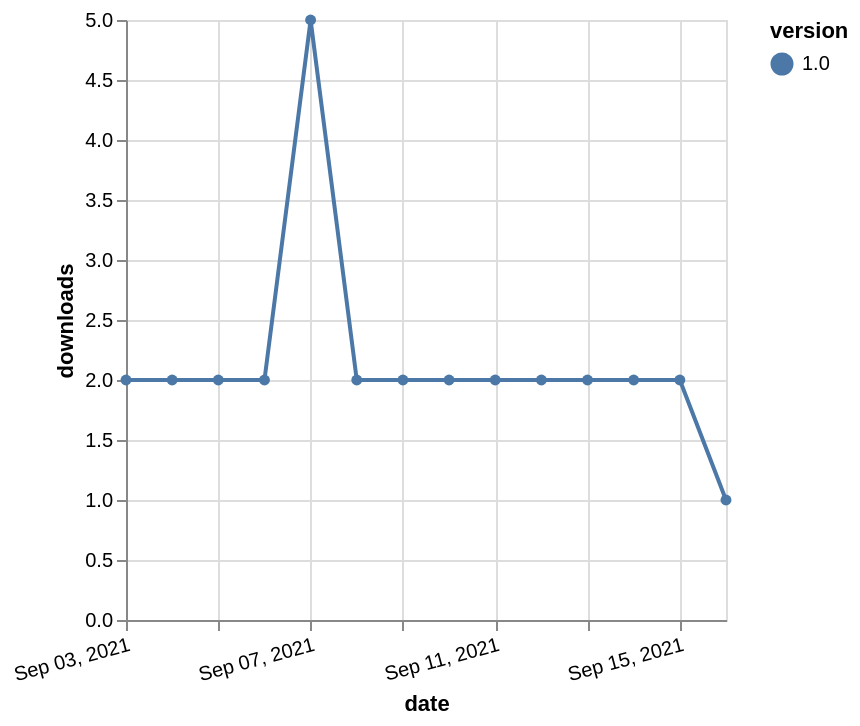

Write a Vega-Lite specification for this figure.
### Vega-Lite specification from a JSON file in a GitHub repository (floating-point values rounded to 4 significant figures)
{"$schema": "https://vega.github.io/schema/vega-lite/v5.json", "description": "A simple bar chart with embedded data.", "data": {"values": [{"date": "2021-09-03", "total": 2645, "delta": 2, "version": "1.0"}, {"date": "2021-09-04", "total": 2647, "delta": 2, "version": "1.0"}, {"date": "2021-09-05", "total": 2649, "delta": 2, "version": "1.0"}, {"date": "2021-09-06", "total": 2651, "delta": 2, "version": "1.0"}, {"date": "2021-09-07", "total": 2656, "delta": 5, "version": "1.0"}, {"date": "2021-09-08", "total": 2658, "delta": 2, "version": "1.0"}, {"date": "2021-09-09", "total": 2660, "delta": 2, "version": "1.0"}, {"date": "2021-09-10", "total": 2662, "delta": 2, "version": "1.0"}, {"date": "2021-09-11", "total": 2664, "delta": 2, "version": "1.0"}, {"date": "2021-09-12", "total": 2666, "delta": 2, "version": "1.0"}, {"date": "2021-09-13", "total": 2668, "delta": 2, "version": "1.0"}, {"date": "2021-09-14", "total": 2670, "delta": 2, "version": "1.0"}, {"date": "2021-09-15", "total": 2672, "delta": 2, "version": "1.0"}, {"date": "2021-09-16", "total": 2673, "delta": 1, "version": "1.0"}]}, "width": "container", "mark": {"type": "line", "point": {"filled": true}}, "encoding": {"x": {"field": "date", "type": "temporal", "timeUnit": "yearmonthdate", "title": "date", "axis": {"labelAngle": -15}}, "y": {"field": "delta", "type": "quantitative", "title": "downloads"}, "color": {"field": "version", "type": "nominal"}, "tooltip": {"field": "delta"}}}
